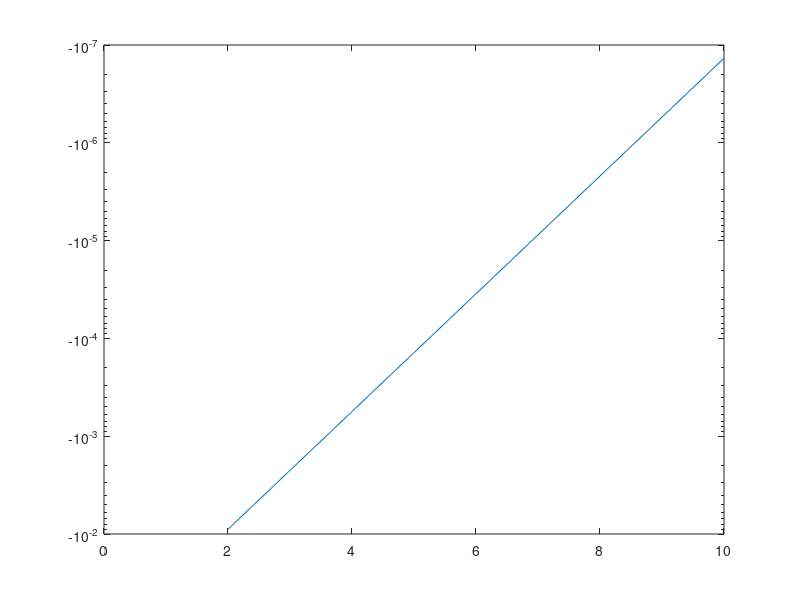

Source code (MATLAB):
function res = trapez()
  %Setzen der Intervallgrenzen
  A = 0;
  B = 1;
  Area = exp(B) - exp(A); %Integral of exp(x) from 0 to 1 with respect to x
  
  %Zerlegung des Intervalls [0, 1] in n = 2^N Teilintervalle mit N = 2,... ,10
  for i = 2:10
    sum = 0;
    Intervall = linspace(A, B, pow2(i)+1);
    
    %Berechnung des Integrals ueber Teilintervall mit Simpsonformel
    for j = 1:pow2(i)
      a = Intervall(j);
      b = Intervall(j+1);
      I = (b - a)/2 * (exp(a) + exp(b));
      sum = sum + I;
    endfor
    
    %Berechnung der Differenz zwischen analytischem und numerischem Ergebnis
    x(i) = i;
    y(i) = Area - sum;
    
  endfor
  
  %Plotten des Graphs mit logarithmischre Y-Achse
  semilogy(x, y);
endfunction
